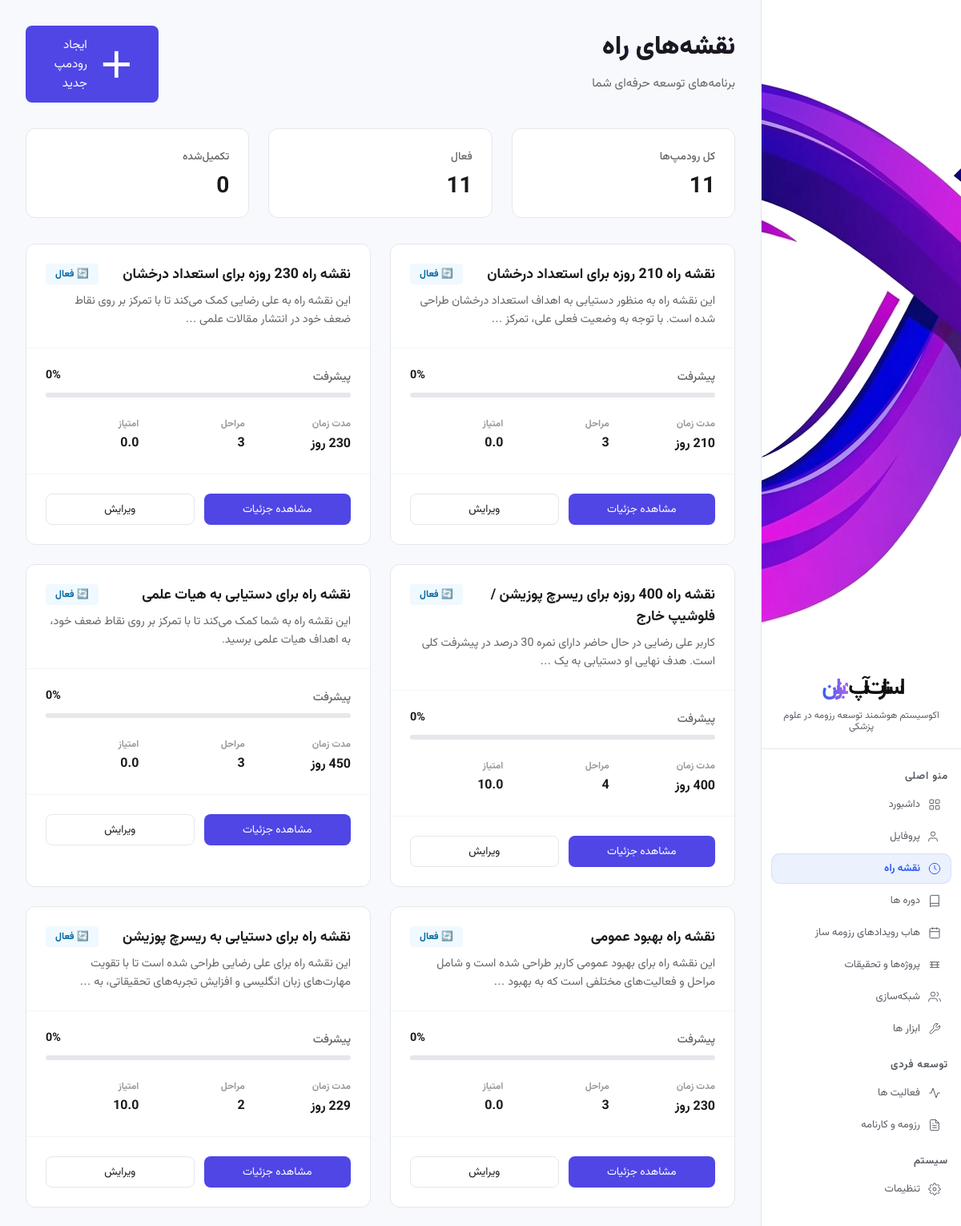
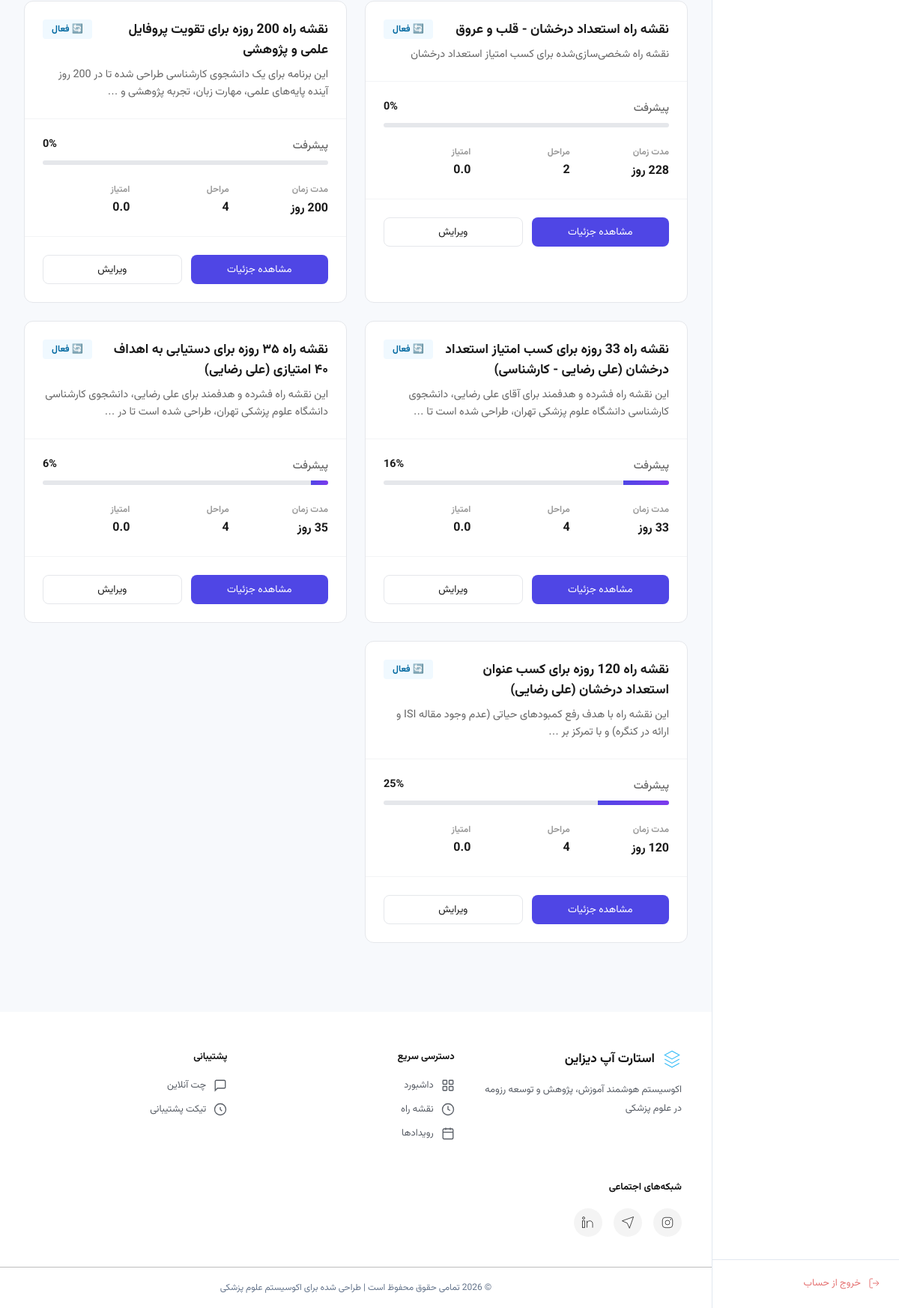
The page /roadmap/ (signed in) on the database its author committed (2 pictures, top to bottom).
### roadmap/models.py (models this page shows, shortened)
class Roadmap(models.Model):
    STATUS_CHOICES = [
        ('draft', 'پیش‌نویس'),
        ('active', 'فعال'),
        ('completed', 'تکمیل‌شده'),
        ('paused', 'متوقف'),
    ]
    GOAL_CHOICES = [
        ('estedad_darakhshan', 'استعداد درخشان'),
        ('40_emtiaz', '۴۰ امتیازی'),
        ('heyat_elmi', 'هیات علمی'),
        ('research_position', 'ریسرچ پوزیشن / فلوشیپ خارج'),
        ('general', 'بهبود عمومی'),
    ]
    user = models.ForeignKey(User, on_delete=models.CASCADE, related_name='roadmaps')
    title = models.CharField(max_length=255, verbose_name='عنوان رودمپ')
    description = models.TextField(blank=True, null=True, verbose_name='توضیحات')
    goal = models.CharField(max_length=50, choices=GOAL_CHOICES, verbose_name='هدف')
    goal_details = models.TextField(blank=True, null=True, verbose_name='جزئیات هدف')
    status = models.CharField(
        max_length=20,
        choices=STATUS_CHOICES,
        default='draft',
        verbose_name='وضعیت'
    )
    duration_days = models.PositiveIntegerField(
        validators=[MinValueValidator(1), MaxValueValidator(1095)],
        verbose_name='مدت زمان (روز)'
    )
    start_date = models.DateField(auto_now_add=True, verbose_name='تاریخ شروع')
    target_end_date = models.DateField(verbose_name='تاریخ هدف')
    ai_generated = models.BooleanField(default=False, verbose_name='تولید شده توسط AI')
    ai_prompt = models.TextField(blank=True, null=True, verbose_name='prompt AI')
    ai_analysis = models.JSONField(default=dict, blank=True, verbose_name='تحلیل AI')
    total_score = models.FloatField(default=0, verbose_name='امتیاز کل')
    score_breakdown = models.JSONField(default=dict, blank=True, verbose_name='تفکیک امتیاز')
    created_at = models.DateTimeField(auto_now_add=True)
    updated_at = models.DateTimeField(auto_now=True)
    class Meta:
        ordering = ['-created_at']
        verbose_name = 'نقشه راه'
        verbose_name_plural = 'نقشه‌های راه'
    def get_progress(self):
        stages = self.stages.all()
        if not stages:
            return 0
        total = sum(stage.get_progress() for stage in stages)
        return int(total / stages.count())

class Stage(models.Model):
    STATUS_CHOICES = [
        ('upcoming', 'در انتظار'),
        ('active', 'در حال انجام'),
        ('completed', 'تکمیل‌شده'),
    ]
    PHASE_TYPE_CHOICES = [
        ('foundation', 'بنیادی'),
        ('development', 'توسعه'),
        ('optimization', 'بهینه‌سازی'),
        ('execution', 'اجرا'),
    ]
    PRIORITY_CHOICES = [
        ('low', 'کم'),
        ('medium', 'متوسط'),
        ('high', 'زیاد'),
    ]
    roadmap = models.ForeignKey(Roadmap, on_delete=models.CASCADE, related_name='stages')
    order = models.PositiveIntegerField(verbose_name='ترتیب')
    title = models.CharField(max_length=255, verbose_name='عنوان مرحله')
    description = models.TextField(blank=True, null=True, verbose_name='توضیحات')
    objectives = models.TextField(blank=True, null=True, verbose_name='اهداف')
    status = models.CharField(
        max_length=20,
        choices=STATUS_CHOICES,
        default='upcoming',
        verbose_name='وضعیت'
    )
    phase_type = models.CharField(
        max_length=20,
        choices=PHASE_TYPE_CHOICES,
        blank=True,
        null=True,
        verbose_name='نوع فاز'
    )
    priority = models.CharField(
        max_length=10,
        choices=PRIORITY_CHOICES,
        default='medium',
        verbose_name='اولویت'
    )
    duration_days = models.PositiveIntegerField(verbose_name='مدت زمان (روز)')
    start_date = models.DateField(verbose_name='تاریخ شروع')
    end_date = models.DateField(verbose_name='تاریخ پایان')
    milestone = models.CharField(
        max_length=500,
        blank=True,
        null=True,
        verbose_name='نقطه عطف (معیار تکمیل)'
    )
    success_criteria = models.JSONField(default=list, blank=True, verbose_name='معیارهای موفقیت')
    risks = models.JSONField(default=list, blank=True, verbose_name='ریسک‌های احتمالی')
    recommended_resources = models.JSONField(default=list, blank=True, verbose_name='منابع پیشنهادی')
    created_at = models.DateTimeField(auto_now_add=True)
    updated_at = models.DateTimeField(auto_now=True)
    class Meta:
        ordering = ['roadmap', 'order']
        verbose_name = 'مرحله'
        verbose_name_plural = 'مراحل'
        unique_together = ('roadmap', 'order')
    def get_progress(self):
        activities = self.stage_activities.all()
        if not activities:
            return 0
        completed = activities.filter(is_completed=True).count()
        return int((completed / activities.count()) * 100)

class StageActivity(models.Model):
    stage = models.ForeignKey(
        Stage,
        on_delete=models.CASCADE,
        related_name='stage_activities'
    )
    activity = models.ForeignKey(
        Activity,
        on_delete=models.CASCADE,
        related_name='stage_activities'
    )
    order = models.PositiveIntegerField(verbose_name='ترتیب')
    is_completed = models.BooleanField(default=False, verbose_name='تکمیل‌شده')
    completion_date = models.DateField(blank=True, null=True, verbose_name='تاریخ تکمیل')
    saved_to_profile = models.CharField(
        max_length=50,
        blank=True,
        null=True,
        choices=[
            ('articles', 'مقالات'),
            ('presentations', 'ارائه‌ها'),
            ('executive_records', 'سوابق اجرایی'),
            ('training_courses', 'دوره‌های آموزشی'),
        ],
        verbose_name='ثبت شده در'
    )
    profile_data = models.JSONField(default=dict, blank=True, verbose_name='داده‌های پروفایل')
    progress_percentage = models.PositiveIntegerField(
        default=0,
        validators=[MinValueValidator(0), MaxValueValidator(100)],
        verbose_name='درصد پیشرفت'
    )
    notes = models.TextField(blank=True, null=True, verbose_name='یادداشت‌ها')
    actual_start_date = models.DateField(
        blank=True,
        null=True,
        verbose_name='تاریخ شروع واقعی'
    )
    actual_end_date = models.DateField(
        blank=True,
        null=True,
        verbose_name='تاریخ پایان واقعی'
    )
    static_item_id = models.CharField(
        max_length=100,
        blank=True,
        null=True,
        verbose_name='شناسه آیتم ثابت'
    )
    static_item_data = models.JSONField(
        default=dict,
        blank=True,
        verbose_name='داده‌های آیتم ثابت'
    )
    activity_source = models.CharField(
        max_length=20,
        choices=[
            ('static', 'از لیست ثابت'),
            ('custom', 'دستی ایجاد شده'),
        ],
        default='custom',
        verbose_name='منبع فعالیت'
    )
    checkpoints = models.JSONField(
        default=list,
        blank=True,
        verbose_name='نقاط کنترل',
        help_text='[{"title": "...", "is_completed": false, "date": "..."}]'
    )
    resources = models.JSONField(
        default=list,
        blank=True,
        verbose_name='منابع',
        help_text='[{"title": "...", "url": "...", "type": "link"}]'
    )
    result_summary = models.TextField(
        blank=True,
        null=True,
        verbose_name='خلاصه نتایج'
    )
    outcome_data = models.JSONField(
        default=dict,
        blank=True,
        verbose_name='داده‌های نتیجه'
    )
    created_at = models.DateTimeField(auto_now_add=True)
    updated_at = models.DateTimeField(auto_now=True)
    class Meta:
        ordering = ['stage', 'order']
        verbose_name = 'فعالیت مرحله'
        verbose_name_plural = 'فعالیت‌های مرحله'
        unique_together = ('stage', 'activity', 'order')

### roadmap/views.py (the view)
# urls.py: path('', views.roadmap_list, name='roadmap_list'),
@login_required
def roadmap_list(request):
    roadmaps = Roadmap.objects.filter(user=request.user).prefetch_related('stages')
    context = {
        'roadmaps': roadmaps,
        'active_count': roadmaps.filter(status='active').count(),
        'completed_count': roadmaps.filter(status='completed').count(),
    }
    return render(request, 'roadmap/roadmap_list.html', context)

### templates/roadmap/roadmap_list.html (shortened to what this page needs)
{% extends 'base.html' %}
{% load static %}
{% block content %}
<div class="rm-page">
    <div class="rm-page-header">
        <div class="rm-header-left">
            <h1 class="rm-page-title">نقشه‌های راه</h1>
            <p class="rm-page-desc">برنامه‌های توسعه حرفه‌ای شما</p>
        </div>
        <div class="rm-header-actions">
            <a href="{% url 'roadmap:roadmap_create' %}" class="rm-btn rm-btn-primary">
                <svg xmlns="http://www.w3.org/2000/svg" viewBox="0 0 24 24" fill="none" stroke="currentColor" stroke-width="2">
                    <line x1="12" y1="5" x2="12" y2="19"></line>
                    <line x1="5" y1="12" x2="19" y2="12"></line>
                </svg>
                ایجاد رودمپ جدید
            </a>
        </div>
    </div>
    <div class="rm-stats-row">
        <div class="rm-stat-card">
            <span class="rm-stat-label">کل رودمپ‌ها</span>
            <span class="rm-stat-value">{{ roadmaps|length }}</span>
        </div>
        <div class="rm-stat-card">
            <span class="rm-stat-label">فعال</span>
            <span class="rm-stat-value">{{ active_count }}</span>
        </div>
        <div class="rm-stat-card">
            <span class="rm-stat-label">تکمیل‌شده</span>
            <span class="rm-stat-value">{{ completed_count }}</span>
        </div>
    </div>
    <div class="rm-body">
        {% if roadmaps %}
        <div class="rm-grid">
            {% for roadmap in roadmaps %}
            <div class="rm-card rm-card-roadmap">
                <div class="rm-card-header-compact">
                    <div class="rm-card-title-wrap">
                        <h3 class="rm-card-title">{{ roadmap.title }}</h3>
                        <span class="tag tag-status tag-{{ roadmap.status }}">
                            {% if roadmap.status == 'active' %}
                            🔄 فعال
                            {% elif roadmap.status == 'completed' %}
                            ✓ تکمیل‌شده
                            {% elif roadmap.status == 'paused' %}
                            ⏸ متوقف
                            {% else %}
                            📝 پیش‌نویس
                            {% endif %}
                        </span>
                    </div>
                    <p class="rm-card-desc">{{ roadmap.description|truncatewords:20 }}</p>
                </div>
                <div class="rm-card-body-compact">
                    <div class="rm-progress-section">
                        <div class="rm-progress-header">
                            <span class="rm-progress-label">پیشرفت</span>
                            <span class="rm-progress-pct">{{ roadmap.get_progress }}%</span>
                        </div>
                        <div class="rm-progress-bar-track">
                            <div class="rm-progress-bar-fill" style="width: {{ roadmap.get_progress }}%;"></div>
                        </div>
                    </div>
                    <div class="rm-card-meta">
                        <div class="rm-meta-item">
                            <span class="rm-meta-label">مدت زمان</span>
                            <span class="rm-meta-value">{{ roadmap.duration_days }} روز</span>
                        </div>
                        <div class="rm-meta-item">
                            <span class="rm-meta-label">مراحل</span>
                            <span class="rm-meta-value">{{ roadmap.stages.count }}</span>
                        </div>
                        <div class="rm-meta-item">
                            <span class="rm-meta-label">امتیاز</span>
                            <span class="rm-meta-value">{{ roadmap.total_score|floatformat:1 }}</span>
                        </div>
                    </div>
                </div>
                <div class="rm-card-footer">
                    <a href="{% url 'roadmap:roadmap_detail' roadmap.id %}" class="rm-btn rm-btn-sm rm-btn-primary">
                        مشاهده جزئیات
                    </a>
                    <a href="{% url 'roadmap:roadmap_edit' roadmap.id %}" class="rm-btn rm-btn-sm rm-btn-outline">
                        ویرایش
                    </a>
                </div>
            </div>
            {% endfor %}
        </div>
        {% endif %}
    </div>
</div>
{% endblock %}

### static/css/styles1.css (style rules this page uses)
*, *::before, *::after { box-sizing: border-box; margin: 0; padding: 0; }
html { scroll-behavior: smooth; }
:root { --primary: #5B8DEF; --primary-light: #EBF1FD; --accent: #7EC8C8; --accent-light: #E8F7F7; --bg: #F7F9FC; --white: #FFFFFF; --black: #111111; --text: #2D3748; --text-2: #3e4147; --text-muted: #595e66; --border: #E2E8F0; --sidebar-bg: #FFFFFF; --shadow-box: 0 2px 4px rgba(0, 0, 0, 0.05); --shadow-sm: 0 1px 3px rgba(91, 141, 239, 0.07); --shadow: 0 2px 8px rgba(91, 141, 239, 0.10); --radius: 10px; --radius-sm: 6px; }
body { background: var(--bg); color: var(--text); min-height: 100vh; display: flex; }
html, body, p, span, div, h1, td, h2, h3, h4, h5, h6, a, li, ul, ol, label, small, medium, strong, em, b, i, blockquote, q, cite, code, pre, button, input, textarea, select, option { font-family: "Vazirmatn", "Roboto", sans-serif; }
:root { --gap: 26px; --gap-lg: calc(var(--gap) + 2px); --gap-lgg: calc(var(--gap) + 6px); --gap-lggg: calc(var(--gap) + 12px); --gap-sm: calc(var(--gap) - 2px); --gap-smm: calc(var(--gap) - 6px); --gap-smmm: calc(var(--gap) - 12px); --bg-page: #eef0f5; --card: #ffffff; --card-soft: #f5f6fa; --line: #dbdada80; --ink-900: #171b2e; --ink-600: #5c6170; --ink-400: #9498a6; --primary: #2f5cf5; --primary-ink: #1f3fc9; --primary-soft: #dee6ff; --primary-softer: #eef1ff; --purple: #ac63ea; --purple-deep: #5B21B6; --gold: #b8873a; --gold-soft: #f6ecda; --green: #1ea672; --green-soft: #dbf3ea; --red: #e0553f; --red-soft: #fbe2de; --amber: #c98a1e; --amber-soft: #faedd6; --radius-lg: 26px; --radius-md: 16px; --radius-sm: 11px; --shadow-sm: 0 4px 10px rgba(20, 26, 46, .02); --shadow-md: 0 10px 30px rgba(20, 26, 46, .08); --text: 8px; --text-xs: calc(--text); --text-sm: calc(var(--text) + 1px); --text-base: calc(var(--text) + 2px); --text-lg: calc(var(--text) + 3px); --text-xl: calc(var(--text) + 4px); --text-2xl: calc(var(--text) + 5px); --text-3xl: calc(var(--text) + 7px); --text-4xl: calc(var(--text) + 9px); --text-5xl: calc(var(--text) + 11px); --text-6xl: calc(var(--text) + 15px); --text-7xl: calc(var(--text) + 20px); }
* { box-sizing: border-box; }
a { color: inherit; }
svg { display: block; }
:root { --bg-1: #eef1ff; --bg-2: #f3eefc; --blue: #3E63DD; --blue-soft: #7C93F5; --red: #EF4444; --red-deep: #B91C1C; --ink: #20233F; --muted: #767b98; --card: #ffffff; --radius-card: 22px; }
h1 { font-size: var(--text-6xl); font-weight: 800; margin: 2px 0 0 0; background: linear-gradient(90deg, var(--blue), var(--purple-deep)); -webkit-background-clip: text; background-clip: text; color: transparent; }

### rows shown on the page
Roadmap: title "نقشه راه 210 روزه برای استعداد درخشان", status "🔄 فعال", description "این نقشه راه به منظور دستیابی به اهداف استعداد درخشان طراحی شده است. با توجه به وضعیت فعلی علی، تمرکز …", get_progress "0", stages.count "3", total_score "0.0"
Roadmap: title "نقشه راه 230 روزه برای استعداد درخشان", status "🔄 فعال", description "این نقشه راه به علی رضایی کمک می‌کند تا با تمرکز بر روی نقاط ضعف خود در انتشار مقالات علمی …", get_progress "0", stages.count "3", total_score "0.0"
Roadmap: title "نقشه راه 400 روزه برای ریسرچ پوزیشن / فلوشیپ خارج", status "🔄 فعال", description "کاربر علی رضایی در حال حاضر دارای نمره 30 درصد در پیشرفت کلی است. هدف نهایی او دستیابی به یک …", get_progress "0", stages.count "4", total_score "10.0"
Roadmap: title "نقشه راه برای دستیابی به هیات علمی", status "🔄 فعال", description "این نقشه راه به شما کمک می‌کند تا با تمرکز بر روی نقاط ضعف خود، به اهداف هیات علمی برسید.", get_progress "0", stages.count "3", total_score "0.0"
Roadmap: title "نقشه راه بهبود عمومی", status "🔄 فعال", description "این نقشه راه برای بهبود عمومی کاربر طراحی شده است و شامل مراحل و فعالیت‌های مختلفی است که به بهبود …", get_progress "0", stages.count "3", total_score "0.0"
Roadmap: title "نقشه راه برای دستیابی به ریسرچ پوزیشن", status "🔄 فعال", description "این نقشه راه برای علی رضایی طراحی شده است تا با تقویت مهارت‌های زبان انگلیسی و افزایش تجربه‌های تحقیقاتی، به …", get_progress "0", stages.count "2", total_score "10.0"
Roadmap: title "نقشه راه استعداد درخشان - قلب و عروق", status "🔄 فعال", description "نقشه راه شخصی‌سازی‌شده برای کسب امتیاز استعداد درخشان", get_progress "0", stages.count "2", total_score "0.0"
Roadmap: title "نقشه راه 200 روزه برای تقویت پروفایل علمی و پژوهشی", status "🔄 فعال", description "این برنامه برای یک دانشجوی کارشناسی طراحی شده تا در 200 روز آینده پایه‌های علمی، مهارت زبان، تجربه پژوهشی و …", get_progress "0", stages.count "4", total_score "0.0"
Roadmap: title "نقشه راه 33 روزه برای کسب امتیاز استعداد درخشان (علی رضایی - کارشناسی)", status "🔄 فعال", description "این نقشه راه فشرده و هدفمند برای آقای علی رضایی، دانشجوی کارشناسی دانشگاه علوم پزشکی تهران، طراحی شده است تا …", get_progress "16", stages.count "4", total_score "0.0"
Roadmap: title "نقشه راه ۳۵ روزه برای دستیابی به اهداف ۴۰ امتیازی (علی رضایی)", status "🔄 فعال", description "این نقشه راه فشرده و هدفمند برای علی رضایی، دانشجوی کارشناسی دانشگاه علوم پزشکی تهران، طراحی شده است تا در …", get_progress "6", stages.count "4", total_score "0.0"
Roadmap: title "نقشه راه 120 روزه برای کسب عنوان استعداد درخشان (علی رضایی)", status "🔄 فعال", description "این نقشه راه با هدف رفع کمبودهای حیاتی (عدم وجود مقاله ISI و ارائه در کنگره) و با تمرکز بر …", get_progress "25", stages.count "4", total_score "0.0"

### other values the page prints
{{ roadmaps|length }} "11"
{{ active_count }} "11"
{{ completed_count }} "0"
